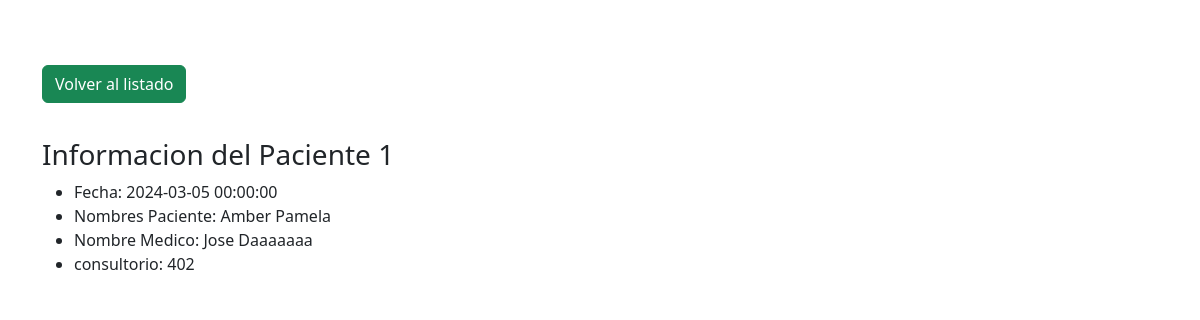
The app's page /citas/1, older data.
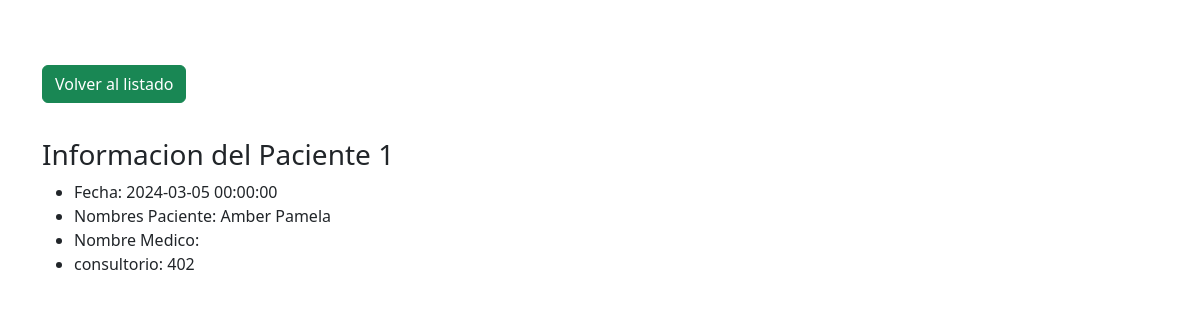
The same page, newer data.
### app/models.py (models this page shows)
class Medico(db.Model):
    __tablename__='medicos'
    id = db.Column(db.Integer, primary_key = True )
    nombres = db.Column(db.String(120), nullable = True )
    apellidos = db.Column(db.String(120), nullable = True)
    tipo_identificacion = db.Column(db.String(4), nullable = True)
    numero_identificacion = db.Column(db.Integer)
    registro_medico = db.Column(db.Integer)
    especialidad = db.Column(db.String(50))
    citas = db.relationship("Cita" , backref = "medico" )

### app/routes.py (the view)
@app.route('/citas/<int:id>')
def get_citas_by_id(id):
    citas = Cita.query.get(id)
    return render_template('citas/cita.html', citaId = citas)

### app/templates/citas/cita.html (shortened to what this page needs)
<!DOCTYPE html>
<html lang="en">
<head>
    <link rel="stylesheet" href="https://cdn.jsdelivr.net/npm/bootstrap@5.3.3/dist/css/bootstrap.min.css">
</head>
<body>
    <section style="padding-top: 65px;" class="container">
    <div>
        <a  class="btn btn-success" href="http://127.0.0.1:5000/citas">Volver al listado</a>
    </div>
    <h3 style="margin-top: 35px;">Informacion del Paciente <span>{{ citaId.id }}</span></h3>
    <ul class="">
      <li><span>Fecha: </span> {{ citaId.fecha}}</li>
        <li><span>Nombres Paciente:</span> {{citaId.paciente.nombres}}</li>
        <li><span>Nombre Medico:</span> {{citaId.medico.nombres}}</li>
        <li><span>consultorio: </span> {{citaId.consultorio.numero}}</li>
    </ul>
</section>
</body>
</html>

Row changes from the older to the newer data that the page shows:
removed Medico: medico.nombres "Jose Daaaaaaa"
